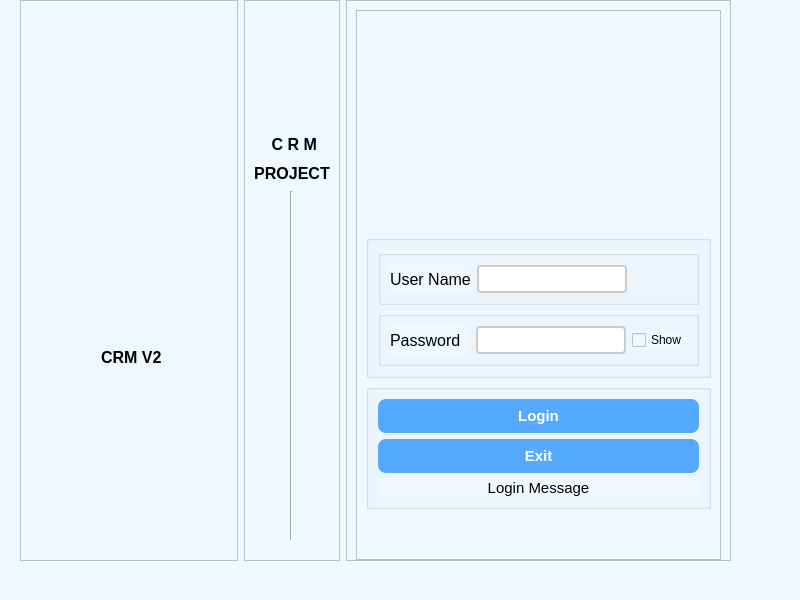
<?xml version="1.0" encoding="UTF-8"?>
<ui version="4.0">
 <class>MainWindow</class>
 <widget class="QMainWindow" name="MainWindow">
  <property name="geometry">
   <rect>
    <x>0</x>
    <y>0</y>
    <width>800</width>
    <height>600</height>
   </rect>
  </property>
  <property name="windowTitle">
   <string>MainWindow</string>
  </property>
  <property name="styleSheet">
   <string notr="true">QWidget {
    background-color: #f0f8ff;
}

QPushButton {
    background-color: #4CAF50;
    color: white;
    border-radius: 8px;
    padding: 5px;
}

QPushButton:hover {
    background-color: #45a049;
}

QLineEdit {
    border: 2px solid #ccc;
    border-radius: 4px;
    padding: 4px;
    background-color: #ffffff;
}
</string>
  </property>
  <widget class="QWidget" name="centralwidget">
   <widget class="QWidget" name="layoutWidget">
    <property name="geometry">
     <rect>
      <x>0</x>
      <y>0</y>
      <width>781</width>
      <height>561</height>
     </rect>
    </property>
    <layout class="QHBoxLayout" name="horizontalLayout" stretch="20,5,20">
     <property name="leftMargin">
      <number>20</number>
     </property>
     <property name="rightMargin">
      <number>50</number>
     </property>
     <item>
      <widget class="QFrame" name="frame_6">
       <property name="frameShape">
        <enum>QFrame::StyledPanel</enum>
       </property>
       <property name="frameShadow">
        <enum>QFrame::Raised</enum>
       </property>
       <layout class="QVBoxLayout" name="verticalLayout_3" stretch="15,5,20">
        <property name="spacing">
         <number>6</number>
        </property>
        <property name="topMargin">
         <number>200</number>
        </property>
        <item>
         <widget class="QLabel" name="label">
          <property name="text">
           <string/>
          </property>
          <property name="pixmap">
           <pixmap>Icons/werhere_logo_t.png</pixmap>
          </property>
          <property name="scaledContents">
           <bool>false</bool>
          </property>
          <property name="alignment">
           <set>Qt::AlignCenter</set>
          </property>
          <property name="margin">
           <number>0</number>
          </property>
         </widget>
        </item>
        <item>
         <widget class="QLabel" name="label_14">
          <property name="font">
           <font>
            <pointsize>12</pointsize>
            <weight>75</weight>
            <bold>true</bold>
           </font>
          </property>
          <property name="layoutDirection">
           <enum>Qt::RightToLeft</enum>
          </property>
          <property name="text">
           <string> CRM V2</string>
          </property>
          <property name="alignment">
           <set>Qt::AlignCenter</set>
          </property>
         </widget>
        </item>
        <item>
         <spacer name="verticalSpacer">
          <property name="orientation">
           <enum>Qt::Vertical</enum>
          </property>
          <property name="sizeType">
           <enum>QSizePolicy::Expanding</enum>
          </property>
          <property name="sizeHint" stdset="0">
           <size>
            <width>20</width>
            <height>40</height>
           </size>
          </property>
         </spacer>
        </item>
       </layout>
      </widget>
     </item>
     <item>
      <widget class="QFrame" name="frame_4">
       <property name="frameShape">
        <enum>QFrame::StyledPanel</enum>
       </property>
       <property name="frameShadow">
        <enum>QFrame::Raised</enum>
       </property>
       <layout class="QVBoxLayout" name="verticalLayout_2" stretch="5,1,1,15">
        <property name="bottomMargin">
         <number>20</number>
        </property>
        <item>
         <widget class="QLabel" name="label_13">
          <property name="layoutDirection">
           <enum>Qt::RightToLeft</enum>
          </property>
          <property name="text">
           <string/>
          </property>
          <property name="pixmap">
           <pixmap>Icons/logo_vit_7_3.png</pixmap>
          </property>
          <property name="alignment">
           <set>Qt::AlignCenter</set>
          </property>
         </widget>
        </item>
        <item>
         <widget class="QLabel" name="label_9">
          <property name="font">
           <font>
            <pointsize>12</pointsize>
            <weight>75</weight>
            <bold>true</bold>
           </font>
          </property>
          <property name="layoutDirection">
           <enum>Qt::RightToLeft</enum>
          </property>
          <property name="text">
           <string> C R M</string>
          </property>
          <property name="alignment">
           <set>Qt::AlignCenter</set>
          </property>
         </widget>
        </item>
        <item>
         <widget class="QLabel" name="label_12">
          <property name="font">
           <font>
            <pointsize>12</pointsize>
            <weight>75</weight>
            <bold>true</bold>
           </font>
          </property>
          <property name="layoutDirection">
           <enum>Qt::RightToLeft</enum>
          </property>
          <property name="text">
           <string>PROJECT</string>
          </property>
          <property name="alignment">
           <set>Qt::AlignCenter</set>
          </property>
         </widget>
        </item>
        <item alignment="Qt::AlignHCenter">
         <widget class="Line" name="line">
          <property name="orientation">
           <enum>Qt::Vertical</enum>
          </property>
         </widget>
        </item>
       </layout>
      </widget>
     </item>
     <item>
      <widget class="QFrame" name="frame_5">
       <property name="frameShape">
        <enum>QFrame::StyledPanel</enum>
       </property>
       <property name="frameShadow">
        <enum>QFrame::Raised</enum>
       </property>
       <layout class="QVBoxLayout" name="verticalLayout_4" stretch="0">
        <property name="bottomMargin">
         <number>0</number>
        </property>
        <item>
         <widget class="QFrame" name="frame">
          <property name="frameShape">
           <enum>QFrame::StyledPanel</enum>
          </property>
          <property name="frameShadow">
           <enum>QFrame::Raised</enum>
          </property>
          <layout class="QVBoxLayout" name="verticalLayout_9">
           <property name="bottomMargin">
            <number>50</number>
           </property>
           <item>
            <spacer name="verticalSpacer_2">
             <property name="orientation">
              <enum>Qt::Vertical</enum>
             </property>
             <property name="sizeHint" stdset="0">
              <size>
               <width>20</width>
               <height>40</height>
              </size>
             </property>
            </spacer>
           </item>
           <item>
            <widget class="QGroupBox" name="groupBox_10">
             <property name="title">
              <string/>
             </property>
             <layout class="QVBoxLayout" name="verticalLayout">
              <item>
               <widget class="QGroupBox" name="groupBox_11">
                <property name="title">
                 <string/>
                </property>
                <layout class="QHBoxLayout" name="horizontalLayout_4">
                 <item>
                  <widget class="QLabel" name="label_10">
                   <property name="font">
                    <font>
                     <pointsize>12</pointsize>
                    </font>
                   </property>
                   <property name="text">
                    <string>User Name</string>
                   </property>
                  </widget>
                 </item>
                 <item>
                  <widget class="QLineEdit" name="login_lineedit_username">
                   <property name="minimumSize">
                    <size>
                     <width>150</width>
                     <height>0</height>
                    </size>
                   </property>
                   <property name="maximumSize">
                    <size>
                     <width>150</width>
                     <height>16777215</height>
                    </size>
                   </property>
                   <property name="layoutDirection">
                    <enum>Qt::LeftToRight</enum>
                   </property>
                  </widget>
                 </item>
                 <item>
                  <spacer name="horizontalSpacer_17">
                   <property name="orientation">
                    <enum>Qt::Horizontal</enum>
                   </property>
                   <property name="sizeHint" stdset="0">
                    <size>
                     <width>118</width>
                     <height>15</height>
                    </size>
                   </property>
                  </spacer>
                 </item>
                </layout>
               </widget>
              </item>
              <item>
               <widget class="QGroupBox" name="groupBox_12">
                <property name="title">
                 <string/>
                </property>
                <layout class="QHBoxLayout" name="horizontalLayout_3">
                 <item>
                  <widget class="QLabel" name="label_11">
                   <property name="font">
                    <font>
                     <pointsize>12</pointsize>
                    </font>
                   </property>
                   <property name="text">
                    <string>Password  </string>
                   </property>
                  </widget>
                 </item>
                 <item>
                  <widget class="QLineEdit" name="login_lineedit_password">
                   <property name="minimumSize">
                    <size>
                     <width>150</width>
                     <height>0</height>
                    </size>
                   </property>
                   <property name="maximumSize">
                    <size>
                     <width>150</width>
                     <height>16777215</height>
                    </size>
                   </property>
                   <property name="layoutDirection">
                    <enum>Qt::LeftToRight</enum>
                   </property>
                   <property name="echoMode">
                    <enum>QLineEdit::Password</enum>
                   </property>
                  </widget>
                 </item>
                 <item>
                  <widget class="QCheckBox" name="login_pas_show">
                   <property name="text">
                    <string>Show</string>
                   </property>
                  </widget>
                 </item>
                 <item>
                  <spacer name="horizontalSpacer_18">
                   <property name="orientation">
                    <enum>Qt::Horizontal</enum>
                   </property>
                   <property name="sizeHint" stdset="0">
                    <size>
                     <width>119</width>
                     <height>15</height>
                    </size>
                   </property>
                  </spacer>
                 </item>
                </layout>
               </widget>
              </item>
             </layout>
            </widget>
           </item>
           <item>
            <widget class="QGroupBox" name="groupBox_13">
             <property name="title">
              <string/>
             </property>
             <layout class="QVBoxLayout" name="verticalLayout_8">
              <item>
               <widget class="QPushButton" name="login_buton_login">
                <property name="font">
                 <font>
                  <pointsize>11</pointsize>
                  <weight>75</weight>
                  <bold>true</bold>
                 </font>
                </property>
                <property name="styleSheet">
                 <string notr="true">QPushButton {
    background-color: #55aaff;
    color: white;
    border-radius: 8px;
    padding: 8px;
    font-weight: bold;
}

QPushButton:hover {
    background-color: #8263c6;
}

QPushButton:pressed {
    background-color: #594097;
}
</string>
                </property>
                <property name="text">
                 <string>Login</string>
                </property>
                <property name="icon">
                 <iconset>
                  <normaloff>Icons/login_buton.png</normaloff>Icons/login_buton.png</iconset>
                </property>
                <property name="iconSize">
                 <size>
                  <width>24</width>
                  <height>24</height>
                 </size>
                </property>
               </widget>
              </item>
              <item>
               <widget class="QPushButton" name="login_buton_exit">
                <property name="font">
                 <font>
                  <pointsize>11</pointsize>
                  <weight>75</weight>
                  <bold>true</bold>
                 </font>
                </property>
                <property name="styleSheet">
                 <string notr="true">QPushButton {
    background-color: #55aaff;
    color: white;
    border-radius: 8px;
    padding: 8px;
    font-weight: bold;
}

QPushButton:hover {
    background-color: #8263c6;
}

QPushButton:pressed {
    background-color: #594097;
}
</string>
                </property>
                <property name="text">
                 <string>Exit</string>
                </property>
                <property name="icon">
                 <iconset>
                  <normaloff>Icons/exit-icon.png</normaloff>Icons/exit-icon.png</iconset>
                </property>
                <property name="iconSize">
                 <size>
                  <width>24</width>
                  <height>24</height>
                 </size>
                </property>
               </widget>
              </item>
              <item>
               <widget class="QLabel" name="login_text_welkom">
                <property name="font">
                 <font>
                  <pointsize>11</pointsize>
                 </font>
                </property>
                <property name="text">
                 <string>&lt;html&gt;&lt;head/&gt;&lt;body&gt;&lt;p align=&quot;center&quot;&gt;Login Message&lt;/p&gt;&lt;/body&gt;&lt;/html&gt;</string>
                </property>
               </widget>
              </item>
             </layout>
            </widget>
           </item>
          </layout>
          <zorder>groupBox_13</zorder>
          <zorder>groupBox_10</zorder>
          <zorder>verticalSpacer_2</zorder>
         </widget>
        </item>
       </layout>
      </widget>
     </item>
    </layout>
   </widget>
  </widget>
  <widget class="QStatusBar" name="statusbar"/>
  <action name="action1_Bsamak">
   <property name="text">
    <string>1. Bsamak</string>
   </property>
  </action>
 </widget>
 <resources/>
 <connections/>
</ui>
